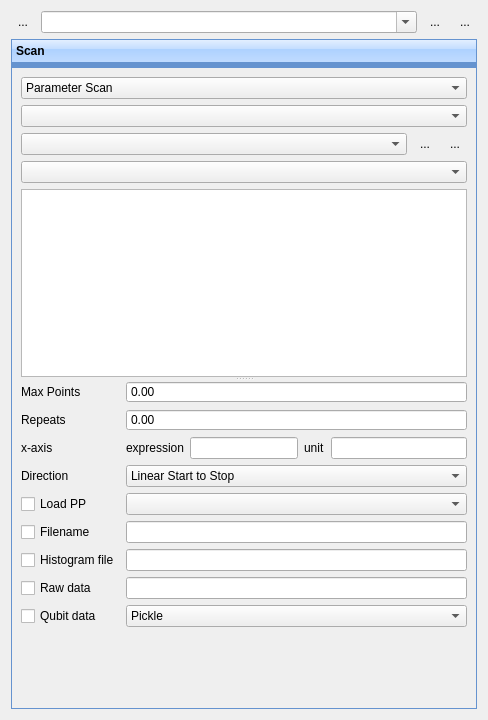
<?xml version="1.0" encoding="UTF-8"?>
<ui version="4.0">
 <class>Form</class>
 <widget class="QWidget" name="Form">
  <property name="geometry">
   <rect>
    <x>0</x>
    <y>0</y>
    <width>488</width>
    <height>720</height>
   </rect>
  </property>
  <property name="windowTitle">
   <string>Form</string>
  </property>
  <property name="autoFillBackground">
   <bool>false</bool>
  </property>
  <layout class="QVBoxLayout" name="verticalLayout">
   <item>
    <layout class="QHBoxLayout" name="horizontalLayout">
     <item>
      <widget class="QToolButton" name="removeButton">
       <property name="minimumSize">
        <size>
         <width>0</width>
         <height>0</height>
        </size>
       </property>
       <property name="text">
        <string>...</string>
       </property>
       <property name="icon">
        <iconset resource="Experiment.qrc">
         <normaloff>:/openicon/icons/edit-clear-locationbar-ltr.png</normaloff>:/openicon/icons/edit-clear-locationbar-ltr.png</iconset>
       </property>
       <property name="iconSize">
        <size>
         <width>16</width>
         <height>16</height>
        </size>
       </property>
       <property name="autoRaise">
        <bool>true</bool>
       </property>
      </widget>
     </item>
     <item>
      <widget class="QComboBox" name="comboBox">
       <property name="contextMenuPolicy">
        <enum>Qt::ActionsContextMenu</enum>
       </property>
       <property name="editable">
        <bool>true</bool>
       </property>
       <property name="maxVisibleItems">
        <number>100</number>
       </property>
      </widget>
     </item>
     <item>
      <widget class="QToolButton" name="saveButton">
       <property name="toolTip">
        <string>Save current</string>
       </property>
       <property name="text">
        <string notr="true">...</string>
       </property>
       <property name="icon">
        <iconset resource="Experiment.qrc">
         <normaloff>:/kde/icons/filesave.png</normaloff>:/kde/icons/filesave.png</iconset>
       </property>
       <property name="iconSize">
        <size>
         <width>16</width>
         <height>16</height>
        </size>
       </property>
       <property name="autoRaise">
        <bool>true</bool>
       </property>
      </widget>
     </item>
     <item>
      <widget class="QToolButton" name="reloadButton">
       <property name="toolTip">
        <string>reload</string>
       </property>
       <property name="text">
        <string>...</string>
       </property>
       <property name="icon">
        <iconset resource="Experiment.qrc">
         <normaloff>:/openicon/icons/document-revert-5.png</normaloff>:/openicon/icons/document-revert-5.png</iconset>
       </property>
       <property name="autoRaise">
        <bool>true</bool>
       </property>
      </widget>
     </item>
    </layout>
   </item>
   <item>
    <widget class="QToolBox" name="toolBox">
     <property name="sizePolicy">
      <sizepolicy hsizetype="MinimumExpanding" vsizetype="Expanding">
       <horstretch>0</horstretch>
       <verstretch>0</verstretch>
      </sizepolicy>
     </property>
     <property name="styleSheet">
      <string notr="true">QToolBox {
	    icon-size: 24px;
	    border: 1px solid rgb(101, 147, 207);
	    background-color: rgb(101, 147, 207);
	}
	
	QToolBox:tab {
	    height: 32px;
	    color: rgb(32, 77, 137);
	    background-color: qlineargradient(spread:pad, x1:0.5, y1:0, x2:0.5, y2:1, stop:0 rgba(227, 239, 255, 255), stop:0.4 rgba(196, 221, 255, 255), stop:0.401 rgba(173, 209, 255, 255), stop:1 rgba(192, 219, 255, 255));
	}
	
	QToolBox:tab:hover {
	    height: 32px;
	    color: rgb(32, 77, 137);
	    background-color: qlineargradient(spread:pad, x1:0.5, y1:0, x2:0.5, y2:1, stop:0 rgba(255, 254, 228, 255), stop:0.4 rgba(255, 232, 167, 255), stop:0.401 rgba(255, 215, 103, 255), stop:1 rgba(255, 230, 158, 255));
	}
	
	QToolBox:tab:selected {
	    height: 32px;
	    font-weight: bold;
	    color: rgb(0, 0, 0);
	    /*background-color: qlineargradient(spread:pad, x1:0.5, y1:0, x2:0.5, y2:1,
26	 * stop:0 rgba(255, 217, 170, 255), stop:0.4 rgba(255, 187, 110, 255),
27	 * stop:0.401 rgba(255, 171, 63, 255), stop:1 rgba(254, 225, 122, 255));*/
	}
	
	QToolBox:tab:selected:hover {
	    height: 32px;
	    font-weight: bold;
	    color: rgb(0, 0, 0);
	    /*background-color: qlineargradient(spread:pad, x1:0.5, y1:0, x2:0.5, y2:1,
	 * stop:0 rgba(255, 189, 105, 255), stop:0.4 rgba(255, 172, 66, 255),
	 * stop:0.401 rgba(251, 140, 60, 255), stop:1 rgba(254, 211, 100, 255));*/
	} </string>
     </property>
     <property name="frameShape">
      <enum>QFrame::Panel</enum>
     </property>
     <property name="frameShadow">
      <enum>QFrame::Raised</enum>
     </property>
     <property name="currentIndex">
      <number>0</number>
     </property>
     <widget class="QWidget" name="page">
      <property name="geometry">
       <rect>
        <x>0</x>
        <y>0</y>
        <width>468</width>
        <height>643</height>
       </rect>
      </property>
      <attribute name="label">
       <string>Scan</string>
      </attribute>
      <layout class="QVBoxLayout" name="verticalLayout_2">
       <item>
        <widget class="QComboBox" name="scanModeComboBox">
         <item>
          <property name="text">
           <string>Parameter Scan</string>
          </property>
         </item>
         <item>
          <property name="text">
           <string>Step in Place</string>
          </property>
         </item>
         <item>
          <property name="text">
           <string>Gate Sequence Scan</string>
          </property>
         </item>
         <item>
          <property name="text">
           <string>Freerunning</string>
          </property>
         </item>
        </widget>
       </item>
       <item>
        <widget class="RedBlackComboBox" name="comboBoxScanTarget">
         <property name="maxVisibleItems">
          <number>100</number>
         </property>
        </widget>
       </item>
       <item>
        <layout class="QHBoxLayout" name="horizontalLayout_2">
         <item>
          <layout class="QVBoxLayout" name="verticalLayout_4">
           <item>
            <widget class="RedBlackComboBox" name="comboBoxParameter">
             <property name="maxVisibleItems">
              <number>100</number>
             </property>
            </widget>
           </item>
          </layout>
         </item>
         <item>
          <widget class="QToolButton" name="addSegmentButton">
           <property name="text">
            <string>...</string>
           </property>
           <property name="icon">
            <iconset resource="Experiment.qrc">
             <normaloff>:/openicon/icons/edit-add.png</normaloff>:/openicon/icons/edit-add.png</iconset>
           </property>
           <property name="autoRaise">
            <bool>true</bool>
           </property>
          </widget>
         </item>
         <item>
          <widget class="QToolButton" name="removeSegmentButton">
           <property name="text">
            <string>...</string>
           </property>
           <property name="icon">
            <iconset resource="Experiment.qrc">
             <normaloff>:/openicon/icons/edit_remove.png</normaloff>:/openicon/icons/edit_remove.png</iconset>
           </property>
           <property name="autoRaise">
            <bool>true</bool>
           </property>
          </widget>
         </item>
        </layout>
       </item>
       <item>
        <widget class="RedBlackComboBox" name="parallelInternalScanComboBox">
         <property name="toolTip">
          <string>IN parallel scanned internal parameter. Use None for no internal scan.</string>
         </property>
         <property name="maxVisibleItems">
          <number>100</number>
         </property>
        </widget>
       </item>
       <item>
        <widget class="QSplitter" name="splitter_2">
         <property name="orientation">
          <enum>Qt::Vertical</enum>
         </property>
         <property name="childrenCollapsible">
          <bool>false</bool>
         </property>
         <widget class="QTableView" name="tableView"/>
         <widget class="QWidget" name="layoutWidget">
          <layout class="QGridLayout" name="gridLayout">
           <item row="8" column="2" colspan="2">
            <widget class="QLineEdit" name="histogramFilenameEdit"/>
           </item>
           <item row="9" column="0">
            <widget class="QCheckBox" name="saveRawCheckBox">
             <property name="toolTip">
              <string>Checkbox: automatically save file</string>
             </property>
             <property name="text">
              <string>Raw data</string>
             </property>
            </widget>
           </item>
           <item row="4" column="2">
            <layout class="QHBoxLayout" name="horizontalLayout_9">
             <item>
              <widget class="QLabel" name="label">
               <property name="text">
                <string>expression</string>
               </property>
              </widget>
             </item>
             <item>
              <widget class="QLineEdit" name="xExprEdit">
               <property name="toolTip">
                <string>expression x is current value</string>
               </property>
              </widget>
             </item>
            </layout>
           </item>
           <item row="10" column="0">
            <widget class="QCheckBox" name="saveQubitCheckBox">
             <property name="toolTip">
              <string>Checkbox: automatically save file</string>
             </property>
             <property name="text">
              <string>Qubit data</string>
             </property>
            </widget>
           </item>
           <item row="5" column="2" colspan="2">
            <widget class="QComboBox" name="scanTypeCombo">
             <item>
              <property name="text">
               <string>Linear Start to Stop</string>
              </property>
             </item>
             <item>
              <property name="text">
               <string>Linear Stop to Start</string>
              </property>
             </item>
             <item>
              <property name="text">
               <string>Randomized</string>
              </property>
             </item>
             <item>
              <property name="text">
               <string>Center Out</string>
              </property>
             </item>
            </widget>
           </item>
           <item row="7" column="2" colspan="2">
            <widget class="QLineEdit" name="filenameEdit"/>
           </item>
           <item row="5" column="0">
            <widget class="QLabel" name="directionLabel">
             <property name="text">
              <string>Direction</string>
             </property>
            </widget>
           </item>
           <item row="4" column="0">
            <widget class="QLabel" name="xaxisLabel">
             <property name="text">
              <string>x-axis </string>
             </property>
            </widget>
           </item>
           <item row="4" column="3">
            <layout class="QHBoxLayout" name="horizontalLayout_10">
             <item>
              <widget class="QLabel" name="label_2">
               <property name="text">
                <string>unit</string>
               </property>
              </widget>
             </item>
             <item>
              <widget class="QLineEdit" name="xUnitEdit">
               <property name="toolTip">
                <string>unit</string>
               </property>
              </widget>
             </item>
            </layout>
           </item>
           <item row="7" column="0">
            <widget class="QCheckBox" name="autoSaveCheckBox">
             <property name="toolTip">
              <string>Checkbox: automatically save file</string>
             </property>
             <property name="text">
              <string>Filename</string>
             </property>
            </widget>
           </item>
           <item row="1" column="0">
            <widget class="QLabel" name="maxPointsLabel">
             <property name="text">
              <string>Max Points</string>
             </property>
            </widget>
           </item>
           <item row="6" column="2" colspan="2">
            <widget class="QComboBox" name="loadPPComboBox">
             <property name="maxVisibleItems">
              <number>100</number>
             </property>
            </widget>
           </item>
           <item row="8" column="0">
            <widget class="QCheckBox" name="histogramSaveCheckBox">
             <property name="toolTip">
              <string>Checkbox: automatically save file</string>
             </property>
             <property name="text">
              <string>Histogram file</string>
             </property>
            </widget>
           </item>
           <item row="9" column="2" colspan="2">
            <widget class="QLineEdit" name="rawFilenameEdit"/>
           </item>
           <item row="1" column="2" colspan="2">
            <widget class="MagnitudeSpinBox" name="maxPointsBox">
             <property name="buttonSymbols">
              <enum>QAbstractSpinBox::NoButtons</enum>
             </property>
            </widget>
           </item>
           <item row="6" column="0">
            <widget class="QCheckBox" name="loadPPcheckBox">
             <property name="text">
              <string>Load PP</string>
             </property>
            </widget>
           </item>
           <item row="3" column="0">
            <widget class="QLabel" name="label_3">
             <property name="text">
              <string>Repeats</string>
             </property>
            </widget>
           </item>
           <item row="10" column="2" colspan="2">
            <widget class="QComboBox" name="qubitDataFormatBox">
             <item>
              <property name="text">
               <string>Pickle</string>
              </property>
             </item>
             <item>
              <property name="text">
               <string>Yaml</string>
              </property>
             </item>
            </widget>
           </item>
           <item row="3" column="2" colspan="2">
            <widget class="MagnitudeSpinBox" name="repeatsBox">
             <property name="buttonSymbols">
              <enum>QAbstractSpinBox::NoButtons</enum>
             </property>
            </widget>
           </item>
          </layout>
         </widget>
        </widget>
       </item>
       <item>
        <spacer name="verticalSpacer">
         <property name="orientation">
          <enum>Qt::Vertical</enum>
         </property>
         <property name="sizeHint" stdset="0">
          <size>
           <width>20</width>
           <height>40</height>
          </size>
         </property>
        </spacer>
       </item>
      </layout>
     </widget>
    </widget>
   </item>
  </layout>
 </widget>
 <customwidgets>
  <customwidget>
   <class>MagnitudeSpinBox</class>
   <extends>QDoubleSpinBox</extends>
   <header>uiModules.MagnitudeSpinBox</header>
  </customwidget>
  <customwidget>
   <class>RedBlackComboBox</class>
   <extends>QComboBox</extends>
   <header>uiModules.RedBlackComboBox</header>
  </customwidget>
 </customwidgets>
 <tabstops>
  <tabstop>comboBox</tabstop>
  <tabstop>saveButton</tabstop>
  <tabstop>scanModeComboBox</tabstop>
  <tabstop>scanTypeCombo</tabstop>
  <tabstop>filenameEdit</tabstop>
  <tabstop>autoSaveCheckBox</tabstop>
 </tabstops>
 <resources>
  <include location="Experiment.qrc"/>
 </resources>
 <connections/>
</ui>
